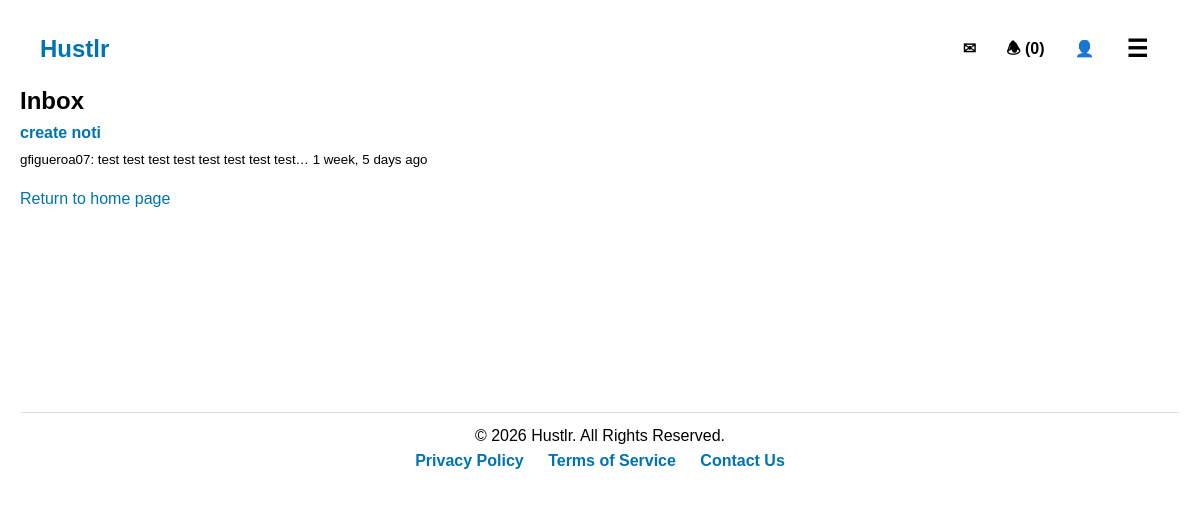
The page /users/conversations/ (signed in) on the database its author committed.
### users/models.py (models this page shows)
class Conversation(models.Model):
    job = models.ForeignKey(JobListing, on_delete=models.CASCADE)
    applicant = models.ForeignKey(User, on_delete=models.CASCADE)
    created_at = models.DateTimeField(auto_now_add=True)
    class Meta:
        unique_together = ('job', 'applicant')

class JobListing(models.Model):
    job_status = [
        ('OPEN', 'open'),
        ('PENDING', 'pending'),
        ('COMPLETED', 'completed'),
        ('CANCELLED', 'cancelled'),
    ]
    job_category = [
        ('landscaping','Landscaping'),
        ('cleaning','Cleaning'),
        ('garbage_removal','Garbage Removal'),
        ('automotive','Automotive'),
        ('handyman','Handyman'),
        ('other','Other'),
    ]
    category = models.CharField(max_length=50, choices=job_category, default='other')
    profile = models.ForeignKey(Profile, on_delete=models.CASCADE)
    price = models.FloatField(blank=False, default=0.0)
    title = models.TextField(max_length=20)
    description = models.CharField(max_length=800, blank=False)
    date = models.DateTimeField(auto_now_add=True)
    status = models.CharField(max_length=10, choices=job_status, default='open')
    due_date = models.TextField(max_length=20, blank=True, null=True)
    def __str__(self):
        return self.title

class  Message(models.Model):
    conversation = models.ForeignKey(Conversation,  on_delete=models.CASCADE, related_name='messages')
    sender = models.ForeignKey(User, on_delete=models.CASCADE, related_name='sent_messages')
    content = models.TextField(max_length=500)
    timestamp = models.DateTimeField(auto_now_add=True)
    created_at = models.DateTimeField(auto_now_add=True)
    is_read = models.BooleanField(default=False)
    class Meta:
        ordering = ['timestamp']

### users/views.py (the view)
# urls.py: path('conversations/', views.inbox, name='inbox'),
@login_required
def inbox(request):
    profile = None
    try:
        profile = request.user
    except:
        pass
    if profile:
        conversations = Conversation.objects.filter(
            Q(applicant=profile) |
            Q(job__profile__user=request.user)
            ).annotate(last_message_time=Max('messages__created_at')
            ).order_by('-last_message_time')
        convo_data = []
        for convo in conversations:
            last_message = convo.messages.order_by('-created_at').first()
            has_unread = convo.messages.filter(
                is_read=False
            ).exclude(sender=request.user).exists()
            convo_data.append({
                'conversation': convo,
                'last_message': last_message,
                'has_unread': has_unread
            })
        return render(request, 'users/inbox.html', {
            'convo_data': convo_data
        })
    else:
        conversations = Conversation.objects.none()

### users/context_processors.py (called while the page is built)
def unread_messages(request):
    if request.user.is_authenticated:
        conversations = Conversation.objects.filter(
            messages__is_read=False
        ).exclude(messages__sender=request.user).distinct()
        count = conversations.count()
    else:
        count = 0
    return {'unread_count': count}

### users/templates/users/inbox.html (shortened to what this page needs)
{% extends 'job_board/base.html' %}
{% load static %}
{% block extra_css %}
<link rel="stylesheet" href="{% static 'css/inbox.css' %}">
{% endblock %}
{% block content %}
<h2>Inbox</h2>
{% for item in convo_data %}
    <div style="margin-bottom: 15px;">
        <a href="{% url 'conversation_details' item.conversation.id %}">
            <strong>{{ item.conversation.job }}</strong>
        </a>
        <br>
        {% if item.last_message %}
            <small>
                {{ item.last_message.sender }}:
                {{ item.last_message.content|truncatechars:40 }}
                {{ item.last_message.created_at|timesince }} ago
            </small>
        {% endif %}
        <br>
    </div>
{% endfor %}
<p><a href="/">Return to home page</a></p>
{% endblock %}

### static/css/styles.css (style rules this page uses)
* { margin: 0; padding: 0; box-sizing: border-box; font-family: Arial, sans-serif; }
html { scroll-behavior: smooth; scroll-padding-top: 7rem; }
body { background-color: #ffffff; color: #000000; line-height: 1.6; padding: 0 20px; padding-top: 1rem; position: relative; }
a { text-decoration: none; color: #0073b1; }

### rows shown on the page
Conversation: conversation.job "create noti", last_message.sender "gfigueroa07", last_message.content "test test test test test test test test…", last_message.created_at "1 week, 5 days"

### other values the page prints
{{ unread_count }} "0"
